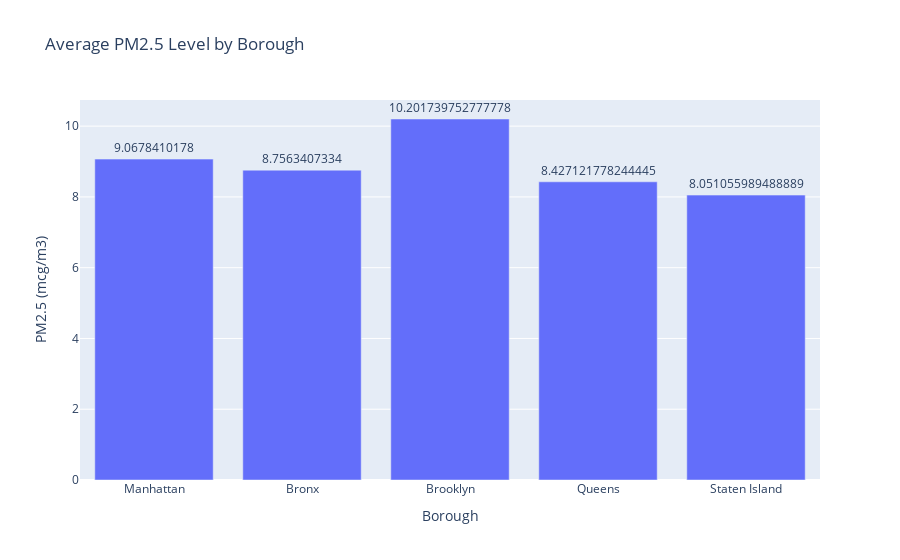

The notebook cell saved with this chart:
### Markdown cell above
Borough-level PM2.5 Ranking Bar Chart

This bar chart shows clear between-borough disparities in air pollution. Brooklyn and Manhattan exhibit the highest PM2.5 exposure, while Staten Island has the lowest.

### Code cell
# Bar chart: Poverty rate by Borough
fig_bar_poverty = px.bar(
    merged,
    x="Borough",
    y="PovertyRate",
    title="Poverty Rate by Borough",
    labels={"PovertyRate": "Poverty Rate (%)"},
    text_auto=True
)

fig_bar_poverty.write_html("plot_bar_poverty.html", include_plotlyjs="cdn")

IFrame(src="plot_bar_poverty.html", width=900, height=600)

### Figure 1 — Plotly figure (JSON) as saved in the notebook; plotly's stock layout.template omitted (floating-point values rounded to 4 significant figures)
{"data": [{"hovertemplate": "Borough=%{x}<br>PM2.5 (mcg/m3)=%{text}<extra></extra>", "legendgroup": "", "marker": {"color": "#636efa", "pattern": {"shape": ""}}, "name": "", "orientation": "v", "showlegend": false, "text": [9.068, 8.756, 10.2, 8.427, 8.051], "textposition": "outside", "type": "bar", "x": ["Manhattan", "Bronx", "Brooklyn", "Queens", "Staten Island"], "xaxis": "x", "y": [9.068, 8.756, 10.2, 8.427, 8.051], "yaxis": "y"}], "layout": {"barmode": "relative", "legend": {"tracegroupgap": 0}, "title": {"text": "Average PM2.5 Level by Borough"}, "xaxis": {"anchor": "y", "domain": [0, 1], "title": {"text": "Borough"}}, "yaxis": {"anchor": "x", "domain": [0, 1], "title": {"text": "PM2.5 (mcg/m3)"}}}}
